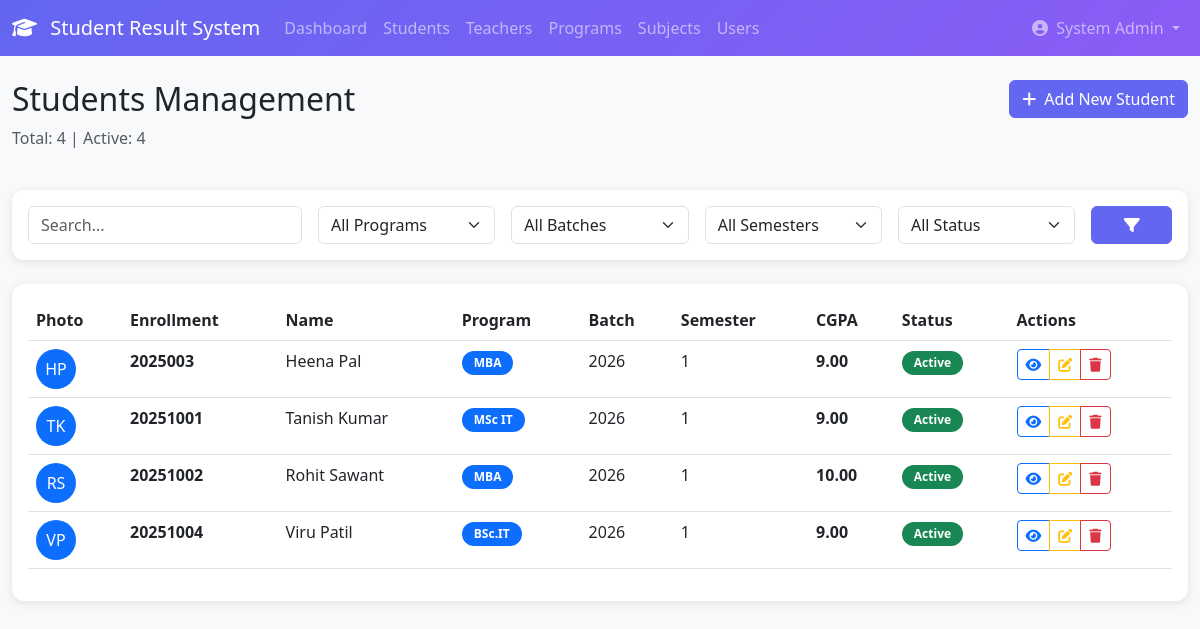
Page /students/list/ (signed in) on the earlier database version.
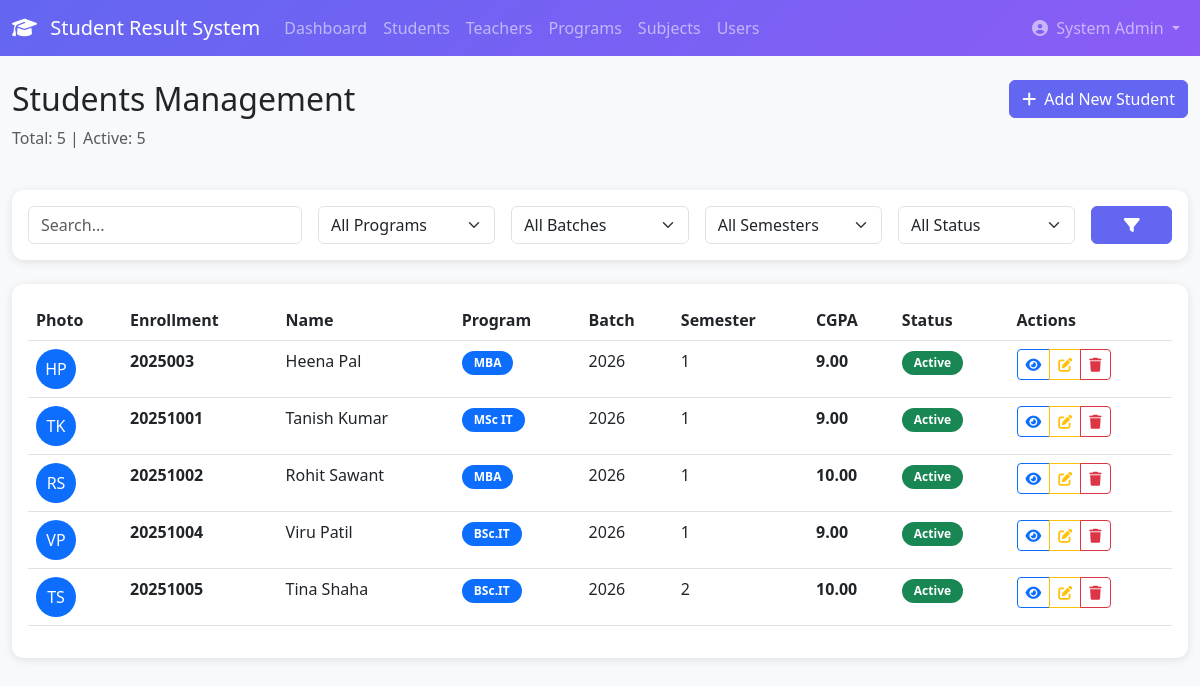
Same page on the later database version.
### students/models.py (models this page shows, shortened)
class Student(models.Model):
    GENDER_CHOICES = (
        ('Male', 'Male'),
        ('Female', 'Female'),
        ('Other', 'Other'),
    )
    BLOOD_GROUP_CHOICES = (
        ('A+', 'A+'),
        ('A-', 'A-'),
        ('B+', 'B+'),
        ('B-', 'B-'),
        ('AB+', 'AB+'),
        ('AB-', 'AB-'),
        ('O+', 'O+'),
        ('O-', 'O-'),
    )
    user = models.OneToOneField(
        User,
        on_delete=models.CASCADE,
        related_name='student_profile'
    )
    enrollment_number = models.CharField(
        max_length=20,
        unique=True,
        help_text='Unique enrollment number'
    )
    program = models.ForeignKey(
        Program,
        on_delete=models.PROTECT,
        related_name='students'
    )
    batch_year = models.IntegerField(
        validators=[MinValueValidator(2000), MaxValueValidator(2100)],
        help_text='Year of admission'
    )
    current_semester = models.IntegerField(
        default=1,
        validators=[MinValueValidator(1), MaxValueValidator(10)]
    )
    date_of_birth = models.DateField()
    gender = models.CharField(max_length=10, choices=GENDER_CHOICES)
    blood_group = models.CharField(
        max_length=3,
        choices=BLOOD_GROUP_CHOICES,
        blank=True,
        null=True
    )
    nationality = models.CharField(max_length=50, default='Indian')
    category = models.CharField(
        max_length=20,
        choices=(
            ('General', 'General'),
            ('OBC', 'OBC'),
            ('SC', 'SC'),
            ('ST', 'ST'),
            ('Other', 'Other'),
        ),
        default='General'
    )
    phone_regex = RegexValidator(
        regex=r'^\+?1?\d{9,15}$',
        message="Phone number must be entered in the format: '+999999999'."
    )
    personal_phone = models.CharField(
        validators=[phone_regex],
        max_length=17,
        help_text='Student\'s personal phone number'
    )
    personal_email = models.EmailField(blank=True, null=True)
    address = models.TextField()
    city = models.CharField(max_length=100)
    state = models.CharField(max_length=100)
    pincode = models.CharField(max_length=10)
    guardian_name = models.CharField(max_length=100)
    guardian_relation = models.CharField(
        max_length=50,
        default='Father',
        choices=(
            ('Father', 'Father'),
            ('Mother', 'Mother'),
            ('Guardian', 'Guardian'),
            ('Other', 'Other'),
        )
    )
    guardian_phone = models.CharField(
        validators=[phone_regex],
        max_length=17
    )
    guardian_email = models.EmailField(blank=True, null=True)
    guardian_occupation = models.CharField(max_length=100, blank=True)
    admission_date = models.DateField()
    admission_type = models.CharField(
        max_length=50,
        choices=(
            ('Regular', 'Regular'),
            ('Lateral Entry', 'Lateral Entry'),
            ('Management Quota', 'Management Quota'),
            ('NRI', 'NRI'),
        ),
        default='Regular'
    )
    previous_institution = models.CharField(max_length=200, blank=True)
    previous_degree = models.CharField(max_length=100, blank=True)
    previous_percentage = models.DecimalField(
        max_digits=5,
        decimal_places=2,
        blank=True,
        null=True
    )
    previous_passing_year = models.IntegerField(blank=True, null=True)
    photo = models.ImageField(
        upload_to='student_photos/',
        blank=True,
        null=True
    )
    id_proof = models.FileField(
        upload_to='student_documents/',
        blank=True,
        null=True,
        help_text='Aadhar/Passport/Driving License'
    )
    is_active = models.BooleanField(default=True)
    is_hostel_resident = models.BooleanField(default=False)
    is_scholarship_holder = models.BooleanField(default=False)
    created_at = models.DateTimeField(auto_now_add=True)
    updated_at = models.DateTimeField(auto_now=True)
    class Meta:
        db_table = 'students'
        ordering = ['-batch_year', 'enrollment_number']
        verbose_name = 'Student'
        verbose_name_plural = 'Students'
        indexes = [
            models.Index(fields=['enrollment_number']),
            models.Index(fields=['batch_year', 'program']),
        ]
    @property
    def cgpa(self):
        from results.utils import calculate_cgpa
        return calculate_cgpa(self)

### accounts/models.py (models this page shows, shortened)
class User(AbstractUser):
    ROLE_CHOICES = (
        ('admin', 'Admin'),
        ('teacher', 'Teacher'),
        ('student', 'Student'),
    )
    role = models.CharField(
        max_length=10,
        choices=ROLE_CHOICES,
        default='student'
    )
    phone_regex = RegexValidator(
        regex=r'^\+?1?\d{9,15}$',
        message="Phone number must be entered in the format: '+999999999'. Up to 15 digits allowed."
    )
    phone = models.CharField(
        validators=[phone_regex],
        max_length=17,
        blank=True,
        null=True
    )
    profile_picture = models.ImageField(
        upload_to='profiles/',
        blank=True,
        null=True,
        default='profiles/default.png'
    )
    address = models.TextField(blank=True, null=True)
    date_of_birth = models.DateField(blank=True, null=True)
    created_at = models.DateTimeField(auto_now_add=True)
    updated_at = models.DateTimeField(auto_now=True)
    is_verified = models.BooleanField(default=True)
    last_login_ip = models.GenericIPAddressField(blank=True, null=True)
    class Meta:
        db_table = 'users'
        ordering = ['-created_at']
    def get_full_name(self):
        full_name = f"{self.first_name} {self.last_name}"
        return full_name.strip() or self.username
    @property
    def is_admin(self):
        return self.role == 'admin'

### courses/models.py (models this page shows, shortened)
class Program(models.Model):
    name = models.CharField(max_length=50, unique=True)
    duration_years = models.IntegerField(default=2)
    total_semesters = models.IntegerField(default=4)
    description = models.TextField(blank=True)
    is_active = models.BooleanField(default=True)
    created_at = models.DateTimeField(auto_now_add=True)
    class Meta:
        db_table = 'programs'

class Subject(models.Model):
    program = models.ForeignKey(Program, on_delete=models.CASCADE, related_name='subjects')
    code = models.CharField(max_length=20, unique=True)
    name = models.CharField(max_length=200)
    semester = models.IntegerField()
    credits = models.IntegerField()
    max_marks = models.IntegerField(default=100)
    passing_marks = models.IntegerField(default=40)
    is_active = models.BooleanField(default=True)
    class Meta:
        db_table = 'subjects'
        ordering = ['semester', 'code']

### results/models.py (models this page shows, shortened)
class SemesterResult(models.Model):
    student = models.ForeignKey(Student, on_delete=models.CASCADE, related_name='semester_results')
    semester = models.IntegerField(validators=[MinValueValidator(1), MaxValueValidator(10)])
    sgpa = models.DecimalField(max_digits=4, decimal_places=2, null=True, blank=True)
    total_credits = models.IntegerField(default=0)
    credits_earned = models.IntegerField(default=0)
    is_published = models.BooleanField(default=False)
    published_date = models.DateTimeField(null=True, blank=True)
    academic_year = models.CharField(max_length=20)  # e.g., "2023-24"
    remarks = models.TextField(blank=True)
    created_at = models.DateTimeField(auto_now_add=True)
    updated_at = models.DateTimeField(auto_now=True)
    class Meta:
        db_table = 'semester_results'
        unique_together = ['student', 'semester', 'academic_year']
        ordering = ['student', 'semester']
        verbose_name = 'Semester Result'
        verbose_name_plural = 'Semester Results'

class SubjectMarks(models.Model):
    GRADE_CHOICES = (
        ('O', 'O (Outstanding)'),
        ('A+', 'A+ (Excellent)'),
        ('A', 'A (Very Good)'),
        ('B+', 'B+ (Good)'),
        ('B', 'B (Above Average)'),
        ('C', 'C (Average)'),
        ('P', 'P (Pass)'),
        ('F', 'F (Fail)'),
    )
    semester_result = models.ForeignKey(SemesterResult, on_delete=models.CASCADE, related_name='subject_marks')
    subject = models.ForeignKey(Subject, on_delete=models.PROTECT)
    teacher = models.ForeignKey(Teacher, on_delete=models.SET_NULL, null=True, blank=True)
    internal_marks = models.IntegerField(default=0, validators=[MinValueValidator(0)])
    external_marks = models.IntegerField(default=0, validators=[MinValueValidator(0)])
    attendance_percentage = models.IntegerField(default=0, help_text="Overall attendance percentage (0-100)")
    total_marks = models.IntegerField(default=0)
    grade = models.CharField(max_length=2, choices=GRADE_CHOICES, blank=True)
    grade_point = models.DecimalField(max_digits=3, decimal_places=1, default=0)
    is_passed = models.BooleanField(default=False)
    remarks = models.TextField(blank=True)
    entry_date = models.DateTimeField(auto_now_add=True)
    modified_date = models.DateTimeField(auto_now=True)
    class Meta:
        db_table = 'subject_marks'
        unique_together = ['semester_result', 'subject']
        ordering = ['semester_result', 'subject__code']
        verbose_name = 'Subject Mark'
        verbose_name_plural = 'Subject Marks'
    @property
    def percentage(self):
        """Calculate percentage for this subject"""
        if self.subject.max_marks == 0:
            return 0
        return round((self.total_marks / self.subject.max_marks) * 100, 2)

### students/views.py (the view, shortened to what this page needs)
# urls.py: path('list/', views.student_list, name='student_list'),
@login_required
@user_passes_test(is_admin)
def student_list(request):
    students = Student.objects.select_related('user', 'program').all()
    search_query = request.GET.get('search', '')
    program_filter = request.GET.get('program')
    if program_filter:
        students = students.filter(program_id=program_filter)
    batch_filter = request.GET.get('batch')
    if batch_filter:
        students = students.filter(batch_year=batch_filter)
    semester_filter = request.GET.get('semester')
    if semester_filter:
        students = students.filter(current_semester=semester_filter)
    status_filter = request.GET.get('status')
    if status_filter == 'active':
        students = students.filter(is_active=True)
    elif status_filter == 'inactive':
        students = students.filter(is_active=False)
    sort_by = request.GET.get('sort', 'enrollment_number')
    if sort_by:
        students = students.order_by(sort_by)
    paginator = Paginator(students, 20)
    page_number = request.GET.get('page')
    page_obj = paginator.get_page(page_number)
    programs = Program.objects.filter(is_active=True)
    batch_years = Student.objects.values_list('batch_year', flat=True).distinct().order_by('-batch_year')
    total_students = students.count()
    active_students = students.filter(is_active=True).count()
    context = {
        'page_obj': page_obj,
        'programs': programs,
        'batch_years': batch_years,
        'search_query': search_query,
        'program_filter': program_filter,
        'batch_filter': batch_filter,
        'semester_filter': semester_filter,
        'status_filter': status_filter,
        'sort_by': sort_by,
        'total_students': total_students,
        'active_students': active_students,
    }
    return render(request, 'students/list.html', context)

### results/utils.py (called while the page is built)
def calculate_cgpa(student):
    semester_results = SemesterResult.objects.filter(
        student=student,
        is_published=True
    )
    if not semester_results.exists():
        return Decimal('0.00')
    total_credits = 0
    total_grade_points = Decimal('0.00')
    for sem_result in semester_results:
        for mark in sem_result.subject_marks.all():
            credits = mark.subject.credits
            total_credits += credits
            total_grade_points += Decimal(str(mark.grade_point)) * credits
    if total_credits == 0:
        return Decimal('0.00')
    cgpa = total_grade_points / total_credits
    return round(cgpa, 2)

### students/views.py (called while the page is built)
def is_admin(user):
    return user.role == 'admin'

### students/templates/students/list.html (shortened to what the changed rows need)
{% extends 'base.html' %}
{% load static %}
{% block content %}
<div class="container-fluid py-4">
    <div class="row mb-4">
        <div class="col-md-6">
            <h2>Students Management</h2>
            <p class="text-muted">Total: {{ total_students }} | Active: {{ active_students }}</p>
        </div>
    </div>
    <div class="card">
        <div class="card-body">
            <div class="table-responsive">
                <table class="table table-hover">
                    <thead>
                        <tr>
                            <th>Photo</th>
                            <th>Enrollment</th>
                            <th>Name</th>
                            <th>Program</th>
                            <th>Batch</th>
                            <th>Semester</th>
                            <th>CGPA</th>
                            <th>Status</th>
                            <th>Actions</th>
                        </tr>
                    </thead>
                    <tbody>
                        {% for student in page_obj %}
                        <tr>
                            <td>
                                {% if student.photo %}
                                    <img src="{{ student.photo.url }}" alt="{{ student.user.get_full_name }}"
                                         class="rounded-circle" width="40" height="40" style="object-fit: cover;">
                                {% else %}
                                    <div class="rounded-circle bg-primary text-white d-inline-flex align-items-center justify-content-center"
                                         style="width: 40px; height: 40px;">
                                        {{ student.user.first_name.0 }}{{ student.user.last_name.0 }}
                                    </div>
                                {% endif %}
                            </td>
                            <td><strong>{{ student.enrollment_number }}</strong></td>
                            <td>{{ student.user.get_full_name }}</td>
                            <td><span class="badge bg-primary">{{ student.program.name }}</span></td>
                            <td>{{ student.batch_year }}</td>
                            <td>{{ student.current_semester }}</td>
                            <td><strong>{{ student.cgpa }}</strong></td>
                            <td>
                                {% if student.is_active %}
                                    <span class="badge bg-success">Active</span>
                                {% else %}
                                    <span class="badge bg-secondary">Inactive</span>
                                {% endif %}
                            </td>
                            <td>
                                <div class="btn-group" role="group">
                                    <a href="{% url 'student_detail' student.pk %}"
                                       class="btn btn-sm btn-outline-primary" title="View">
                                        <i class="fas fa-eye"></i>
                                    </a>
                                    <a href="{% url 'student_edit' student.pk %}"
                                       class="btn btn-sm btn-outline-warning" title="Edit">
                                        <i class="fas fa-edit"></i>
                                    </a>
                                    <a href="{% url 'student_delete' student.pk %}"
                                       class="btn btn-sm btn-outline-danger" title="Delete">
                                        <i class="fas fa-trash"></i>
                                    </a>
                                </div>
                            </td>
                        </tr>
                        {% empty %}
                        <tr>
                            <td colspan="9" class="text-center text-muted py-4">
                                No students found.
                            </td>
                        </tr>
                        {% endfor %}
                    </tbody>
                </table>
            </div>
        </div>
    </div>
</div>
{% endblock %}
{% block extra_css %}
<link rel="stylesheet" href="https://cdnjs.cloudflare.com/ajax/libs/font-awesome/6.4.0/css/all.min.css">
{% endblock %}

Differences in the rows shown:
added Student: user.first_name.0 "T", user.last_name.0 "S", enrollment_number "20251005", user.get_full_name "Tina Shaha", program.name "BSc.IT", batch_year "2026", current_semester "2", cgpa "10.00", is_active "Active"
Other differences:
{{ total_students }}: "4" → "5"
{{ active_students }}: "4" → "5"
